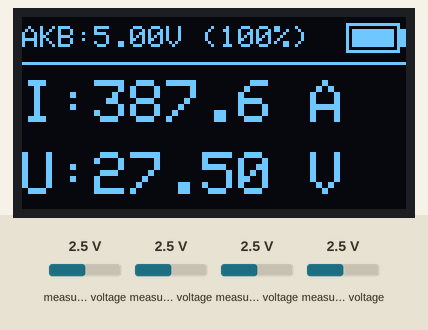
Recording of a program running on a simulated ESP32. On the bench: 128×64 one-colour display. Inputs (shaded band) come from the test bench; at power-on: measured voltage 2.5 V. What the program prints to the serial monitor is not drawn.

Above: at 2.2 s.
2.3 s: measured voltage (sensor 200) set to 0.1 V
At 3.9 s:
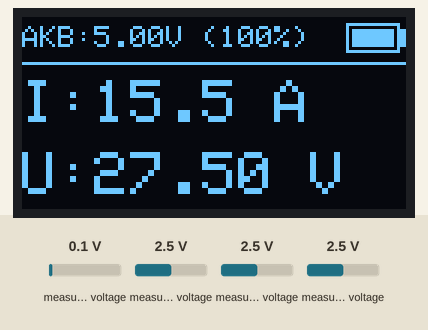
4.3 s: measured voltage (sensor 201) set to 1.2 V
At 5.2 s:
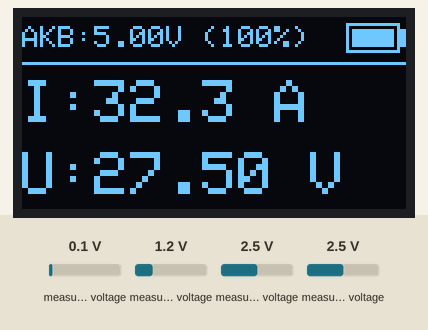
6.1 s: measured voltage (sensor 202) set to 0.1 V
At 7.6 s:
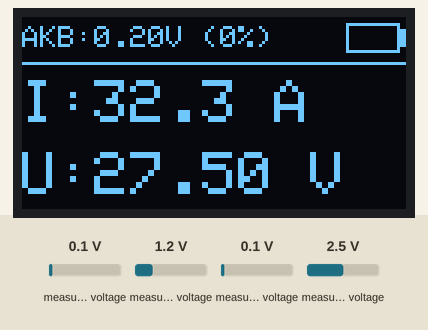
7.9 s: measured voltage (sensor 203) set to 0.1 V
At 9.2 s:
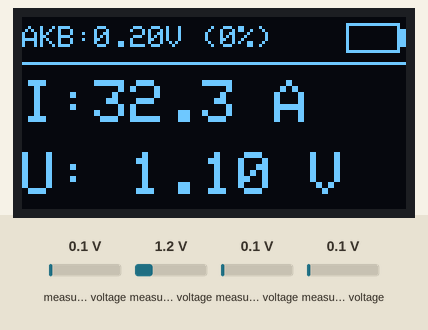
9.8 s: measured voltage (sensor 200) set to 1.2 V
At 10.5 s:
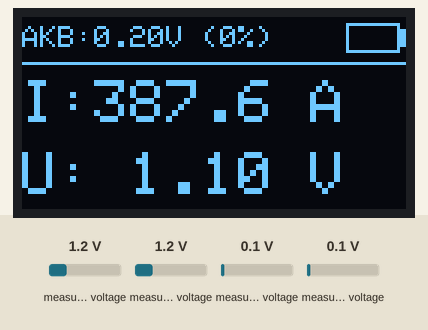
11.6 s: measured voltage (sensor 201) set to 0.1 V
At 13.1 s:
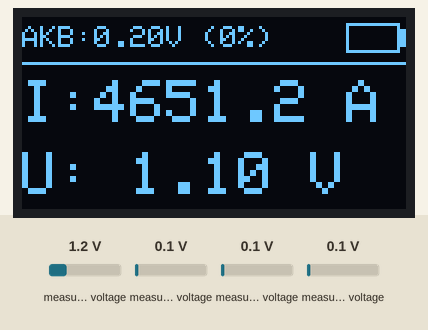
Timing chart, 0 to 14.4 s (numbered marks = the images above; inputs shaded):
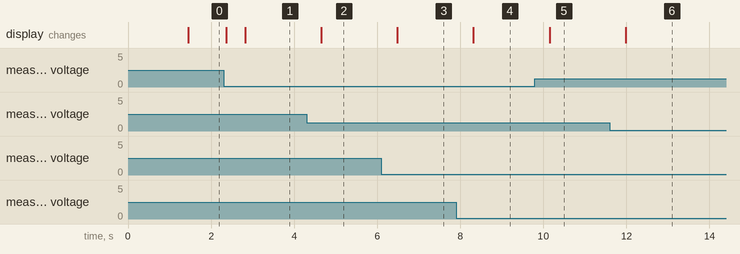

The program:

main.cpp
```cpp
#include <Arduino.h>
#include <Wire.h>
#include <Adafruit_ADS1X15.h>
#include <Adafruit_GFX.h>
#include <Adafruit_SSD1306.h>

// --- НАСТРОЙКИ ДИСПЛЕЯ OLED 0.96" (128x64) ---
#define SCREEN_WIDTH 128
#define SCREEN_HEIGHT 64
#define OLED_RESET    -1      // Общий сброс (не используется)
#define OLED_ADDR     0x3C    // Стандартный I2C адрес дисплея (иногда 0x3D)

Adafruit_SSD1306 display(SCREEN_WIDTH, SCREEN_HEIGHT, &Wire, OLED_RESET);
Adafruit_ADS1115 ads;         // Стандартный I2C адрес ADS1115 — 0x48

// --- ПИНЫ I2C ДЛЯ ESP32 ---
#define I2C_SDA 21
#define I2C_SCL 22

// --- КАЛИБРОВОЧНЫЕ КОЭФФИЦИЕНТЫ ---
// 1. Датчик тока ACS758LCB-100U (паспортные данные при VCC = 5.0 В)
const float SENSITIVITY_AT_5V = 0.0129; // 40 мВ/А = 0.040 В/А при 5.0В

// Коэффициент нулевой точки (отношение VIOUT при 0 А к питанию VCC).
// По даташиту при 5.0 В нулевая точка составляет 0.50 В (0.10 * VCC) или 0.60 В (0.12 * VCC).
// При первом запуске без нагрузки этот коэффициент определится автоматически в setup()!
float zeroRatio = 0.12;

// 2. Делитель напряжения батареи на канале A2 (например, два одинаковых резистора 100к + 100к)
const float BAT_DIVIDER_RATIO = 2.0;

// 3. Делитель силовой линии (до 30 В) на канале A3 (100 кОм и 10 кОм -> (100+10)/10 = 11.0)
const float LOAD_DIVIDER_RATIO = 11.0;

// Количество выборок для усреднения (убирает мелкое дрожание цифр)
const int SAMPLES = 10;

// --- ФУНКЦИЯ АВТОКАЛИБРОВКИ НУЛЯ ТОКА ПРИ ВКЛЮЧЕНИИ ---
void calibrateZeroCurrent() {
  double sumRatio = 0;
  for (int i = 0; i < 20; i++) {
    float v_out = ads.computeVolts(ads.readADC_SingleEnded(0));
    float v_cc  = ads.computeVolts(ads.readADC_SingleEnded(1));
    if (v_cc > 2.5) {
      sumRatio += (v_out / v_cc);
    }
    delay(10);
  }
  zeroRatio = sumRatio / 20.0;
}

// --- ФУНКЦИЯ РАСЧЕТА ПРОЦЕНТА ЗАРЯДА LI-ION (3.2V - 4.2V) ---
int getBatteryPercent(float v_bat) {
  int pct = (int)((v_bat - 3.20) * 100.0 / (4.20 - 3.20));
  if (pct > 100) pct = 100;
  if (pct < 0)   pct = 0;
  return pct;
}

void setup() {
  Serial.begin(115200);
  Wire.begin(I2C_SDA, I2C_SCL);

  // Инициализация OLED дисплея
  if (!display.begin(SSD1306_SWITCHCAPVCC, OLED_ADDR)) {
    Serial.println(F("Ошибка: OLED дисплей не найден!"));
    while (true) delay(100);
  }
  display.clearDisplay();
  display.setTextColor(SSD1306_WHITE);

  // Инициализация ADS1115
  // GAIN_ONE: диапазон ±4.096 В (1 бит = 0.125 мВ). Безопасно для питания 3.3 В!
  ads.setGain(GAIN_ONE);
  ads.setDataRate(RATE_ADS1115_250SPS); // Ускоряем замеры до 250 выборок/сек для быстрой фильтрации

  if (!ads.begin()) {
    display.setTextSize(1);
    display.setCursor(0, 20);
    display.println(F("ADS1115 Error!"));
    display.display();
    Serial.println(F("Ошибка: ADS1115 не найден!"));
    while (true) delay(100);
  }

  // Заставка и калибровка нуля (при включении нагрузка должна быть 0 А)
  display.setTextSize(1);
  display.setCursor(10, 4);
  display.println(F("AMPEREMETER INIT"));
  display.setCursor(10, 28);
  display.println(F("Zero calibration..."));
  display.display();

  calibrateZeroCurrent(); // Запоминаем точный "ноль" датчика относительно текущего VCC
  delay(500);
}

void loop() {
  double sum_a0 = 0, sum_a1 = 0, sum_a2 = 0, sum_a3 = 0;

  // Считываем и усредняем показания всех 4 каналов
  for (int i = 0; i < SAMPLES; i++) {
    sum_a0 += ads.computeVolts(ads.readADC_SingleEnded(0)); // A0: Выход датчика VIOUT
    sum_a1 += ads.computeVolts(ads.readADC_SingleEnded(1)); // A1: Питание датчика VCC (~3.3 В)
    sum_a2 += ads.computeVolts(ads.readADC_SingleEnded(2)); // A2: Делитель АКБ
    sum_a3 += ads.computeVolts(ads.readADC_SingleEnded(3)); // A3: Делитель силовой линии
  }

  float v_viout = sum_a0 / SAMPLES;
  float v_vcc   = sum_a1 / SAMPLES;
  float v_a2    = sum_a2 / SAMPLES;
  float v_a3    = sum_a3 / SAMPLES;

  // 1. Расчет тока с логометрической компенсацией питания (по даташиту ACS758)
  float currentSensitivity = SENSITIVITY_AT_5V * (v_vcc / 5.0); // ~0.0264 В/А при 3.3 В
  float v_zero             = v_vcc * zeroRatio;                 // Текущий "ноль" в Вольтах
  float currentAmps        = (v_viout - v_zero) / currentSensitivity;

  // Отсекаем мелкий шум в районе нуля (меньше 0.08 А считаем нулем)
  if (currentAmps > -0.08 && currentAmps < 0.08) {
    currentAmps = 0.0;
  }

  // 2. Расчет напряжения АКБ (канал A2)
  float batteryVolts = v_a2 * BAT_DIVIDER_RATIO;
  int batteryPct     = getBatteryPercent(batteryVolts);

  // 3. Расчет напряжения силовой линии (канал A3)
  float loadVolts = v_a3 * LOAD_DIVIDER_RATIO;
  if (loadVolts < 0.05) loadVolts = 0.0;

  // --- ОТРИСОВКА НА ДВУХЦВЕТНОМ ДИСПЛЕЕ ---
  display.clearDisplay();

  // [ЖЕЛТАЯ ЗОНА: Y от 0 до 15] — Статус АКБ прибора
  display.setTextSize(1);
  display.setCursor(0, 3);
  display.print(F("AKB:"));
  display.print(batteryVolts, 2);
  display.print(F("V ("));
  display.print(batteryPct);
  display.print(F("%)"));

  // Иконка батарейки в правом верхнем углу
  display.drawRect(108, 2, 18, 10, SSD1306_WHITE);
  display.fillRect(126, 4, 2, 6, SSD1306_WHITE);
  int barWidth = map(batteryPct, 0, 100, 0, 14);
  display.fillRect(110, 4, barWidth, 6, SSD1306_WHITE);

  // Разделительная линия на границе цветов
  display.drawFastHLine(0, 15, 128, SSD1306_WHITE);

  // [СИНЯЯ ЗОНА: Y от 16 до 63] — Ток и Напряжение силовой линии
  // Вывод ТОКА (крупно, размер 2)
  display.setTextSize(2);
  display.setCursor(0, 21);
  display.print(F("I:"));
  if (currentAmps < 10.0 && currentAmps >= 0.0) display.print(F(" ")); // Выравнивание разрядов
  display.print(currentAmps, 1); // 1 знак после запятой (для сотых замените на 2)
  display.print(F(" A"));

  // Вывод НАПРЯЖЕНИЯ силовой линии (крупно, размер 2)
  display.setCursor(0, 45);
  display.print(F("U:"));
  if (loadVolts < 10.0) display.print(F(" ")); // Выравнивание разрядов
  display.print(loadVolts, 2); // 2 знака после запятой
  display.print(F(" V"));

  display.display();

  // Дублируем отладочную информацию в Serial-порт
  Serial.printf("VCC: %.3fV | VIOUT: %.3fV | I: %.2fA | U_load: %.2fV | Bat: %.2fV\n",
                v_vcc, v_viout, currentAmps, loadVolts, batteryVolts);

  delay(100);
}
```

Measured:
- after the input at 2.3 s, the display: first changes after 0.06 s (image 1 shows a later state)
- after the input at 4.3 s, the display: changes after 0.35 s (image 2)
- after the input at 6.1 s, the display: changes after 0.39 s (image 3)
- after the input at 7.9 s, the display: changes after 0.42 s (image 4)
- after the input at 9.8 s, the display: changes after 0.35 s (image 5)
- after the input at 11.6 s, the display: changes after 0.38 s (image 6)
